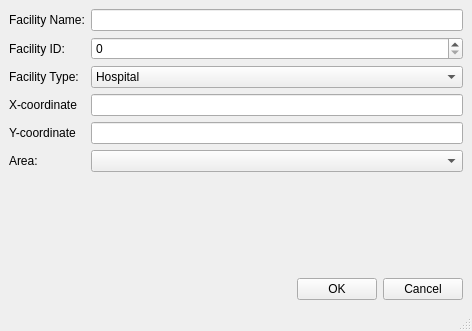
<?xml version="1.0" encoding="UTF-8"?>
<ui version="4.0">
 <class>AddFacility</class>
 <widget class="QMainWindow" name="AddFacility">
  <property name="geometry">
   <rect>
    <x>0</x>
    <y>0</y>
    <width>472</width>
    <height>331</height>
   </rect>
  </property>
  <property name="windowTitle">
   <string>Add a Facility</string>
  </property>
  <widget class="QWidget" name="centralwidget">
   <layout class="QVBoxLayout" name="verticalLayout_2">
    <item>
     <layout class="QVBoxLayout" name="verticalLayout">
      <item>
       <layout class="QFormLayout" name="formLayout">
        <property name="fieldGrowthPolicy">
         <enum>QFormLayout::AllNonFixedFieldsGrow</enum>
        </property>
        <item row="1" column="0">
         <widget class="QLabel" name="label">
          <property name="text">
           <string>Facility Name:</string>
          </property>
         </widget>
        </item>
        <item row="1" column="1">
         <widget class="QLineEdit" name="lineEdit_name"/>
        </item>
        <item row="4" column="0">
         <widget class="QLabel" name="label_2">
          <property name="text">
           <string>X-coordinate</string>
          </property>
         </widget>
        </item>
        <item row="5" column="0">
         <widget class="QLabel" name="label_3">
          <property name="text">
           <string>Y-coordinate</string>
          </property>
         </widget>
        </item>
        <item row="2" column="0">
         <widget class="QLabel" name="label_4">
          <property name="text">
           <string>Facility ID:</string>
          </property>
         </widget>
        </item>
        <item row="2" column="1">
         <widget class="QSpinBox" name="spinBox_ID"/>
        </item>
        <item row="4" column="1">
         <widget class="QLineEdit" name="lineEdit_x"/>
        </item>
        <item row="3" column="0">
         <widget class="QLabel" name="label_5">
          <property name="text">
           <string>Facility Type:</string>
          </property>
         </widget>
        </item>
        <item row="3" column="1">
         <widget class="QComboBox" name="comboBox_facilTypes">
          <item>
           <property name="text">
            <string>Hospital</string>
           </property>
          </item>
          <item>
           <property name="text">
            <string>Nursing Home</string>
           </property>
          </item>
         </widget>
        </item>
        <item row="7" column="0">
         <widget class="QLabel" name="label_6">
          <property name="text">
           <string>Area:</string>
          </property>
         </widget>
        </item>
        <item row="7" column="1">
         <widget class="QComboBox" name="comboBox_areas"/>
        </item>
        <item row="5" column="1">
         <widget class="QLineEdit" name="lineEdit_y"/>
        </item>
       </layout>
      </item>
      <item>
       <layout class="QHBoxLayout" name="horizontalLayout">
        <item>
         <spacer name="horizontalSpacer">
          <property name="orientation">
           <enum>Qt::Horizontal</enum>
          </property>
          <property name="sizeHint" stdset="0">
           <size>
            <width>40</width>
            <height>20</height>
           </size>
          </property>
         </spacer>
        </item>
        <item>
         <widget class="QPushButton" name="OKButton">
          <property name="text">
           <string>OK</string>
          </property>
         </widget>
        </item>
        <item>
         <widget class="QPushButton" name="CancelButton">
          <property name="text">
           <string>Cancel</string>
          </property>
         </widget>
        </item>
       </layout>
      </item>
     </layout>
    </item>
   </layout>
  </widget>
  <widget class="QMenuBar" name="menubar">
   <property name="geometry">
    <rect>
     <x>0</x>
     <y>0</y>
     <width>472</width>
     <height>23</height>
    </rect>
   </property>
  </widget>
  <widget class="QStatusBar" name="statusbar"/>
 </widget>
 <resources/>
 <connections/>
</ui>
